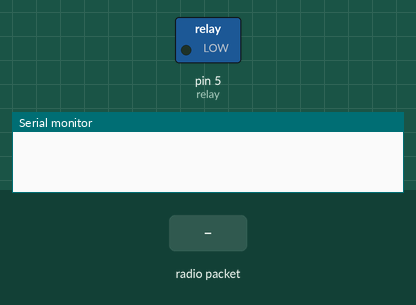
Bench run of a sketch on a simulated Arduino Uno, built with avr-gcc and run on an emulated ATmega328P. Parts: switched loads named in the sketch (green lamp = pin HIGH), the last lines printed to the serial monitor. The inputs (shaded band) are chosen by the test bench. No radio packets arrive unless stated.

Above: at 1.2 s.
1.3 s: radio packet "S" arrives
At 2.1 s:
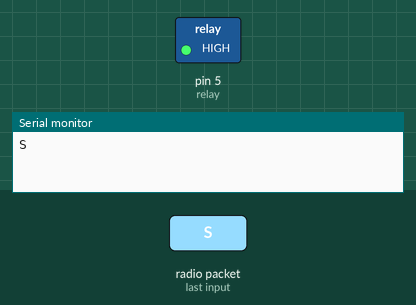
2.8 s: radio packet "U" arrives
At 3.2 s:
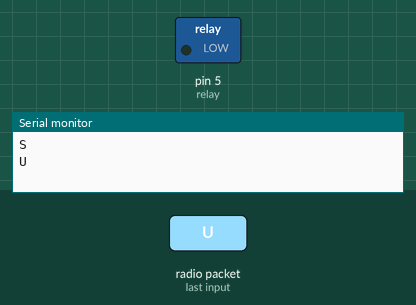
Timing chart, 0 to 5.8 s (numbered marks = the images above; inputs shaded):
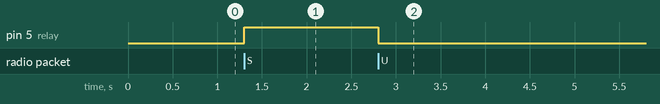

The sketch:

Wall_Unit.ino
```cpp
// **** Smart Cube  *******
// **** Arturo Carcamo ****
// **** ED2 ***************
// **** WALL OUTLET **************

// Libraries
#include <SPI.h>
#include <nRF24L01.h>
#include <RF24.h>
RF24 radio(7, 8); // CE, CSN
const byte address[6] = "00001";

int relay = 5;
void setup() {
  Serial.begin(9600);
  radio.begin();
  radio.openReadingPipe(0, address);
  radio.setPALevel(RF24_PA_MIN);
  radio.startListening();

  pinMode(relay, OUTPUT);
}
void loop() {
  if (radio.available()) {
    char text[32] = "";
    radio.read(&text, sizeof(text));
    Serial.println(text);

  if(text[0] == 'U'){//test variable U this variable changes for each individual wall outlet unit
    digitalWrite(relay, LOW);
  }
  else if(text[0] == 'S'){//test variable S this variable changes for each individual wall outlet unit
    digitalWrite(relay, HIGH);
  }
  }
}
```

Measured:
- after the input at 1.3 s, pin 5 (relay): LOW → HIGH at once
- after the input at 2.8 s, pin 5 (relay): HIGH → LOW at once
